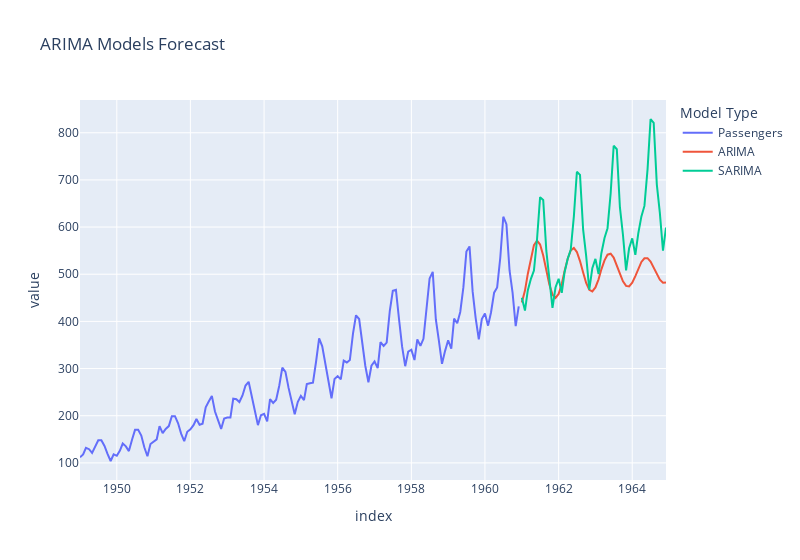

Notebook source saved alongside this figure:
### Markdown cell above
### Seasonal ARIMA (SARIMA)

### Code cell
def sarima_forecast(data, order, seasonal_order, horizon): 
    model = ARIMA(data, order=order, seasonal_order=seasonal_order)
    model_fit = model.fit()
    forecast = model_fit.predict(start=len(data), end=len(data)+horizon-1)
    return forecast

df_forecast_arima['SARIMA'] = sarima_forecast(data, (0, 1, 2), (1, 1, 2, 12), horizon)

fig = pd.concat([df_passengers, df_forecast_arima]).plot(title='ARIMA Models Forecast', width=800)
fig = fig.update_layout(legend_title_text='Model Type')
fig

### Figure 1 — Plotly figure (JSON) as saved in the notebook; plotly's stock layout.template omitted (floating-point values rounded to 4 significant figures; data arrays with more than 128 entries replaced by an {"elided": "..."} marker saying what was removed)
{"data": [{"hovertemplate": "variable=Passengers<br>index=%{x}<br>value=%{y}<extra></extra>", "legendgroup": "Passengers", "line": {"color": "#636efa", "dash": "solid"}, "marker": {"symbol": "circle"}, "mode": "lines", "name": "Passengers", "orientation": "v", "showlegend": true, "type": "scatter", "x": {"elided": "192 str values"}, "xaxis": "x", "y": {"elided": "192 int values"}, "yaxis": "y"}, {"hovertemplate": "variable=ARIMA<br>index=%{x}<br>value=%{y}<extra></extra>", "legendgroup": "ARIMA", "line": {"color": "#EF553B", "dash": "solid"}, "marker": {"symbol": "circle"}, "mode": "lines", "name": "ARIMA", "orientation": "v", "showlegend": true, "type": "scatter", "x": {"elided": "192 str values"}, "xaxis": "x", "y": {"elided": "192 float values"}, "yaxis": "y"}, {"hovertemplate": "variable=SARIMA<br>index=%{x}<br>value=%{y}<extra></extra>", "legendgroup": "SARIMA", "line": {"color": "#00cc96", "dash": "solid"}, "marker": {"symbol": "circle"}, "mode": "lines", "name": "SARIMA", "orientation": "v", "showlegend": true, "type": "scatter", "x": {"elided": "192 str values"}, "xaxis": "x", "y": {"elided": "192 float values"}, "yaxis": "y"}], "layout": {"legend": {"title": {"text": "Model Type"}, "tracegroupgap": 0}, "title": {"text": "ARIMA Models Forecast"}, "width": 800, "xaxis": {"anchor": "y", "domain": [0, 1], "title": {"text": "index"}}, "yaxis": {"anchor": "x", "domain": [0, 1], "title": {"text": "value"}}}}
